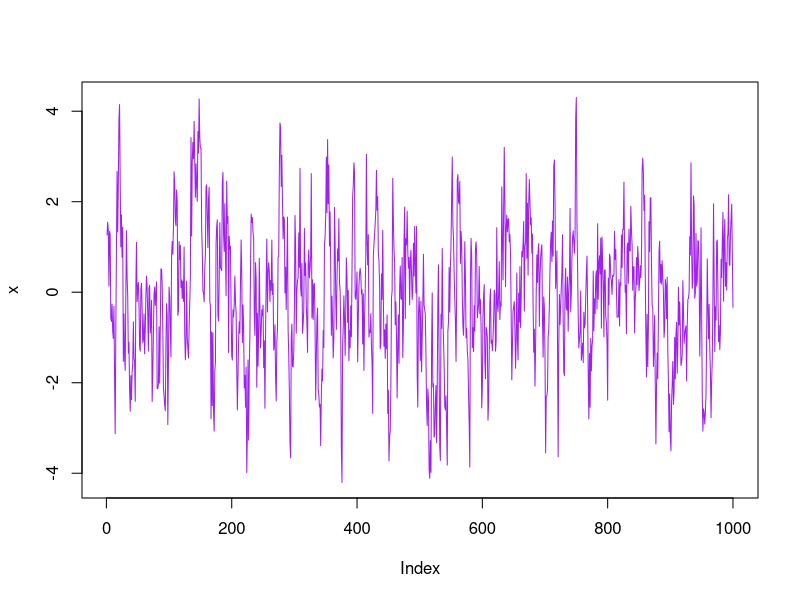
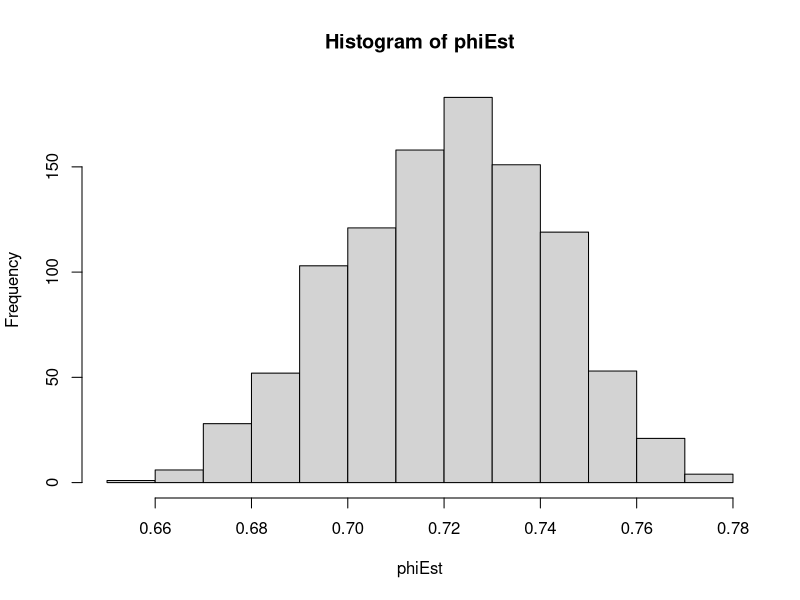
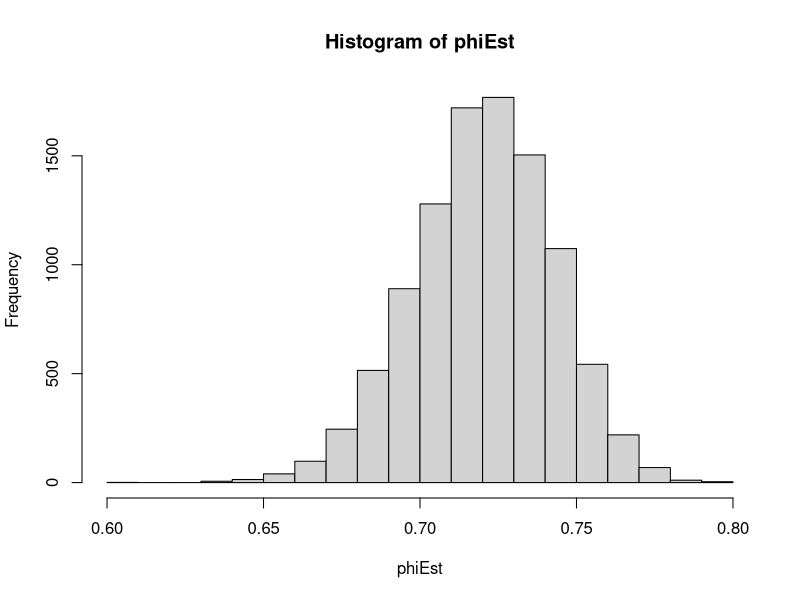

Source code (R) for these figures, in order:
## ---- chunk 1
phi = 0.75
n = 1000
x = rep(0,n)

x[1] <- rnorm(1)
u <- rnorm(n)

for(t in 2:n) {
  x[t] = phi * x[t-1] + u[t]
}

plot(x, col="purple", type="l")
## ---- chunk 2
Y <- x[2:n]
X <- x[1:(n-1)]

reg <- lm(Y ~ X)
## ---- chunk 3
simAR1 <- function(phiHat, y0, size) {
  y <- rep(0, size)
  y[1] <- phiHat * y0 + rnorm(1)
  u <- rnorm(size)
  
  for(t in 2:size) {
   y[t] <- phiHat * y[t-1] + u[t]
  }
  
  y
}

m = 1000
phiEst = rep(0, m)
phiHat = coef(reg)[[2]]
y0 <- x[1]

for(i in 1:m) {
  ysim <- simAR1(phiHat, y0, n)
  Y <- ysim[2:n]
  X <- ysim[1:(n-1)]
  phiEst[i] <- coef(lm(Y ~ X))[[2]]
}

hist(phiEst)
## ---- chunk 4
simAR1Bootstrap <- function(phiHat, resids, y0, size) {
  y <- rep(0, size)
  
  u <- sample(resids, size, replace=TRUE)
  y[1] <- phiHat * y0 + u[1]
  
  for(t in 2:size) {
   y[t] <- phiHat * y[t-1] + u[t]
  }
  
  y
}

m = 10000
phiEst = rep(0, m)
phiHat = coef(reg)[[2]]
resids <- reg$residuals
y0 <- x[1]

for(i in 1:m) {
  ysim <- simAR1Bootstrap(phiHat, resids, y0, n)
  Y <- ysim[2:n]
  X <- ysim[1:(n-1)]
  phiEst[i] <- coef(lm(Y ~ X))[[2]]
}

hist(phiEst)
